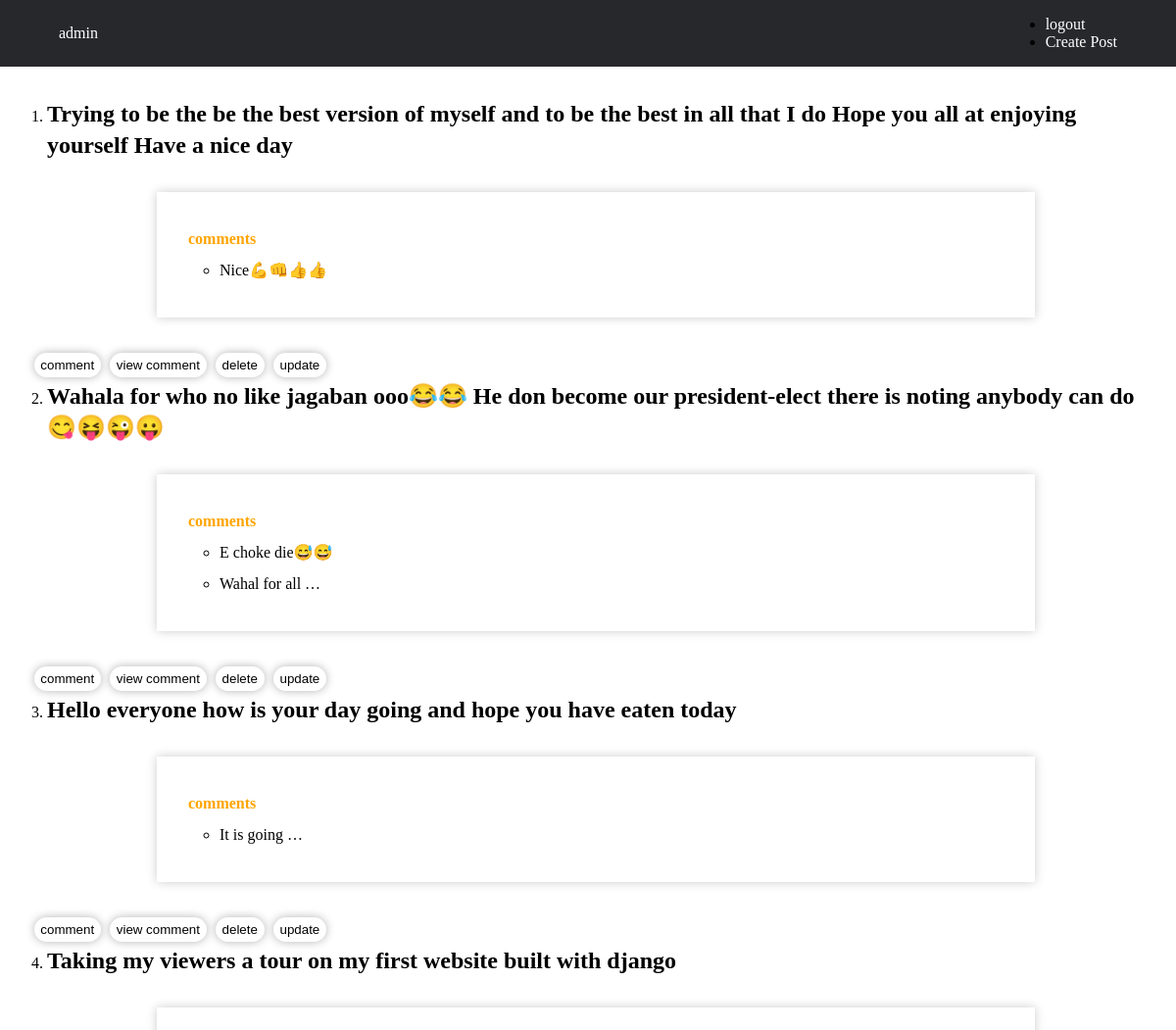
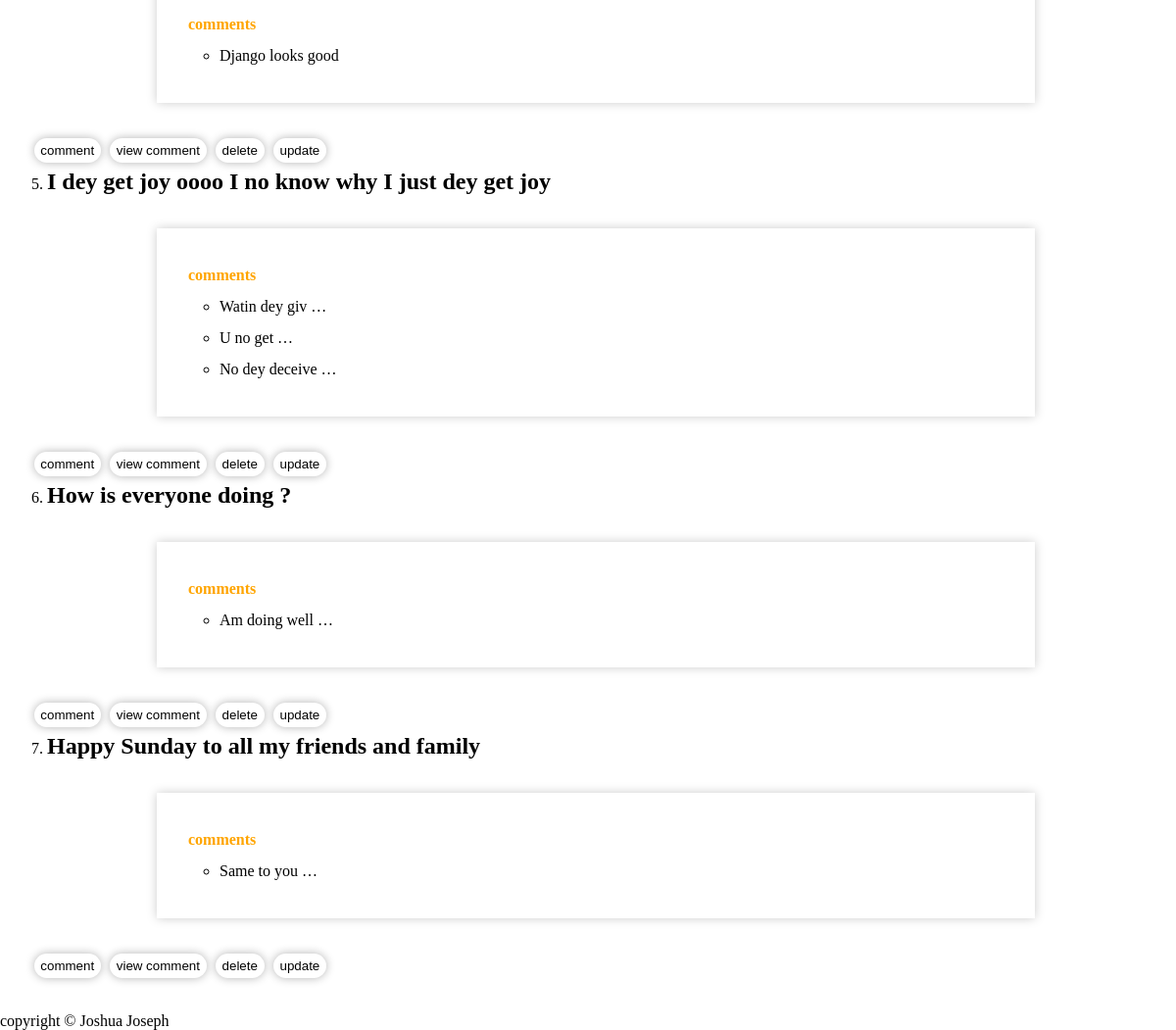
Screenshot of / (signed in) with the database file from the repository (2 pictures, top to bottom).
### myapp/models.py (models this page shows, shortened)
class Posts(models.Model):
	post = models.TextField()
	p_owner = models.ForeignKey(User, on_delete=models.CASCADE)

class Comment(models.Model):
	comment = models.CharField(max_length=120)
	c_owner = models.ForeignKey(Posts, on_delete=models.CASCADE)
	def __str__(self):
		return self.comment

### myapp/views.py (the view)
# urls.py: path("", views.index, name="index"),
def index(request):
	if not request.user.is_authenticated:
		return redirect("signin")
	posts = Posts.objects.filter(p_owner=request.user)
	return render(request, "index.html", {"posts":posts})

### templates/index.html (shortened to what this page needs)
{% extends "base.html" %}
{% block body%}
 </head>
 <body>
 	<nav>
 		<a href="{% url 'index' %}">{{ request.user }}</a>
 		<div class="nav_links">
	 		<ul>
	 			{%if not request.user.is_authenticated%}
	 			<li>
	 				<a href="{% url 'signup' %}">Sign Up</a>
	 			</li>
	 			<li>
	 				<a href="{% url 'signin' %}">Sign In</a>
	 			</li>
	 			{% else %}
	 			<li>
	 				<a href="{% url 'logout' %}">logout</a>
	 			</li>
	 			{% endif %}
	 			<li>
	 				<a href="{% url 'post' %}">Create Post</a>
	 			</li>
	 		</ul>
 		</div>
 	</nav>
 	<main>
 		<ol>
 		{% for fpost in posts %}
 			<li>
 				<h2>{{ fpost.post }}</h2>
 				<div class="com_container">
 				<h4>comments</h4>
 				{% for comment in fpost.comment_set.all %}
 					<ul>
 						<li>{{ comment|truncatewords:3 }}</li>
 					</ul>
 				{% endfor %}
 				</div>
 			</li>
 			<a href="{% url 'l_comment' fpost.id%}"><button class="btn">comment</button></a>
 			<a href="{% url 'view_comment' fpost.id %}"><button class="btn">view comment</button></a>
 			<a href="{% url 'confirm' fpost.id %}"><button class="btn">delete</button></a>
 			<a href="{% url 'update' fpost.id%}"><button class="btn">update</button></a>
 		{% endfor %}
		</ol>
 	</main>
 	<footer>copyright &copy; Joshua Joseph</footer>
 </body>
 {% endblock %}

### templates/index.html (style rules this page uses)
* { margin: 0; padding: 0; box-sizing: border-box; }
nav { display: flex; justify-content: space-between; align-items: center; background: #27282c; padding: 1em 5%; }
nav a { color: #fff; text-decoration: none; }
main { margin: 2em; line-height: 2em; }
main ol { margin: 1em 0 0 0; }
main ol a { margin: 0.3 em; }
main ol li { margin-left: 1em; }
main ul li { margin-left: 2em; }
.com_container { box-shadow: hsl(0,0%,80%) 0 0 10px; width: 80%; margin: 2em auto; padding: 2em; }
h4 { color: orange; }
.btn { padding: 0.4em 0.5em; margin: 0.2em; display: inline-block; background: white; color: black; border-radius: 50px; border: white; box-shadow: hsl(0,0%,70%) 0 0 10px; }

### rows the page displays
Posts: post "Trying to be the be the best version of myself and to be the best in all that I do Hope you all at enjoying yourself Have a nice day"
Comment: comment "Nice💪👊👍👍"
Posts: post "Wahala for who no like jagaban ooo😂😂 He don become our president-elect there is noting anybody can do 😋😝😜😛"
Comment: comment "E choke die😅😅"
Comment: comment "Wahal for all …"
Posts: post "Hello everyone how is your day going and hope you have eaten today"
Comment: comment "It is going …"
Posts: post "Taking my viewers a tour on my first website built with django"
Comment: comment "Django looks good"
Posts: post "I dey get joy oooo I no know why I just dey get joy"
Comment: comment "Watin dey giv …"
Comment: comment "U no get …"
Comment: comment "No dey deceive …"
Posts: post "How is everyone doing ?"
Comment: comment "Am doing well …"
Posts: post "Happy Sunday to all my friends and family"
Comment: comment "Same to you …"

### other values shown
{{ request.user }} "admin"
